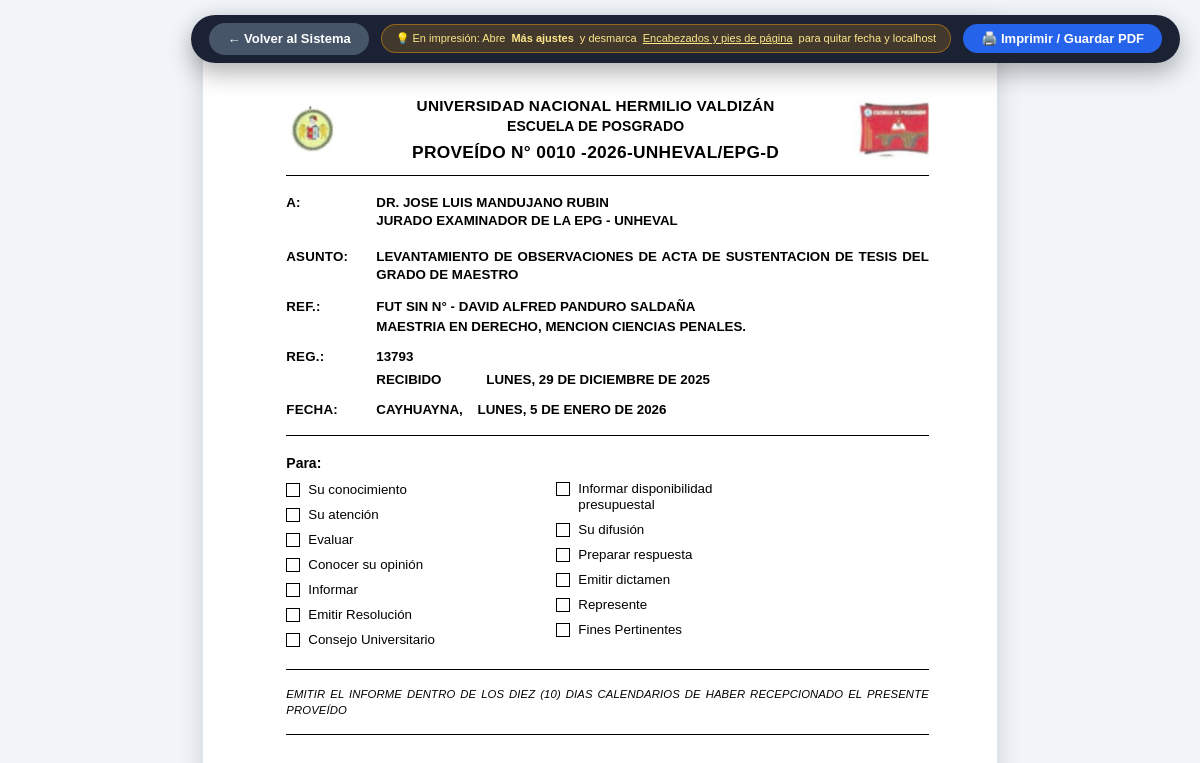
The page /imprimir/proveido/10 on the database its author committed.
### tables this page shows
CREATE TABLE proveidos (
        id INTEGER PRIMARY KEY AUTOINCREMENT,
        numero INTEGER NOT NULL UNIQUE,
        codigo_formateado TEXT NOT NULL,
        anio INTEGER NOT NULL DEFAULT 2026,
        sufijo TEXT NOT NULL DEFAULT '-2026-UNHEVAL/EPG-D',
        tipo TEXT NOT NULL DEFAULT 'SIMPLE',
        destinatarios TEXT NOT NULL,
        destinatario_principal TEXT,
        cargo_principal TEXT,
        asunto TEXT NOT NULL,
        referencia TEXT,
        remitente_ref TEXT,
        registro TEXT,
        fecha_recibido TEXT,
        fecha_emision TEXT,
        lugar_emision TEXT DEFAULT 'Cayhuayna',
        disposicion TEXT,
        check_opciones TEXT,
        dni TEXT,
        titulo_art TEXT,
        estado TEXT DEFAULT 'EMITIDO',
        created_at TIMESTAMP DEFAULT CURRENT_TIMESTAMP,
        updated_at TIMESTAMP DEFAULT CURRENT_TIMESTAMP
    , impreso INTEGER DEFAULT 0, veces_impreso INTEGER DEFAULT 0, fecha_impresion TEXT, eliminado INTEGER DEFAULT 0, fecha_eliminacion TEXT);

### app.py (the view)
@app.route('/imprimir/proveido/<int:pid>')
def imprimir_proveido(pid):
    p = db.get_proveido_by_id(pid)
    if not p:
        return "Proveído no encontrado", 404
    p['fecha_emision_oficial'] = format_fecha_oficial(p.get('fecha_emision'))
    p['fecha_recibido_oficial'] = format_fecha_oficial(p.get('fecha_recibido'))
    cfg = db.get_all_config()
    return render_template('print_proveido.html', proveido=p, config=cfg)

### app.py (called while the page is built)
def format_fecha_oficial(fecha_str):
    if not fecha_str:
        return ""
    try:
        dt = datetime.datetime.strptime(fecha_str[:10], '%Y-%m-%d')
        dia_nom = DIAS_SEMANA[dt.weekday()]
        mes_nom = MESES_PERU[dt.month]
        return f"{dia_nom}, {dt.day} de {mes_nom} de {dt.year}"
    except:
        return fecha_str

### database.py (called while the page is built)
def get_db_path():
    if os.environ.get('VERCEL'):
        import shutil
        target = '/tmp/proveidos.db'
        if not os.path.exists(target) and os.path.exists(ORIGINAL_DB):
            shutil.copy2(ORIGINAL_DB, target)
        return target
    return ORIGINAL_DB

def get_db():
    conn = sqlite3.connect(get_db_path())
    conn.row_factory = sqlite3.Row
    return conn

def get_all_config():
    defaults = {
        'anio_activo': '2026',
        'institucion': 'UNIVERSIDAD NACIONAL HERMILIO VALDIZÁN',
        'dependencia': 'ESCUELA DE POSGRADO',
        'lugar_defecto': 'Cayhuayna',
        'sufijo_defecto': '-2026-UNHEVAL/EPG-D',
        'margen_top': '20',
        'margen_left': '22',
        'margen_right': '18',
        'margen_bottom': '18',
        'altura_firma': '140',
        'directora_nombre': 'Dra. Digna Amabilia Manrique de Lara Suarez',
        'directora_cargo': 'DIRECTORA'
    }
    with get_db() as conn:
        rows = conn.execute("SELECT clave, valor FROM configuracion").fetchall()
        for r in rows:
            defaults[r['clave']] = r['valor']
    return defaults

def get_proveido_by_id(proveido_id):
    with get_db() as conn:
        row = conn.execute("SELECT * FROM proveidos WHERE id = ?", (proveido_id,)).fetchone()
        if not row:
            return None
        d = dict(row)
        try:
            d['destinatarios'] = json.loads(d['destinatarios'])
        except:
            d['destinatarios'] = [{"nombre": d.get('destinatario_principal', ''), "cargo": d.get('cargo_principal', '')}]
        try:
            d['check_opciones'] = json.loads(d.get('check_opciones') or '[]')
        except:
            d['check_opciones'] = []
        d['veces_impreso'] = d.get('veces_impreso') or 0
        d['impreso'] = 1 if d.get('impreso') else 0
        return d

### templates/print_proveido.html (shortened to what this page needs)
<!DOCTYPE html>
<html lang="es">
<head>
</head>
<body>
    <div class="floating-bar no-print">
        <a href="/" class="btn btn-secondary">
            ← Volver al Sistema
        </a>
        <div class="tip-impresion">
            💡 En impresión: Abre <b>Más ajustes</b> y desmarca <u>Encabezados y pies de página</u> para quitar fecha y localhost
        </div>
        <button onclick="mandarImprimir()" class="btn">
            🖨️ Imprimir / Guardar PDF
        </button>
    </div>
    <div class="page-container">
        <div class="doc-header">
            <img src="/static/img/escudo_unheval_circulo.png" alt="UNHEVAL" class="header-logo-left">
            <div class="header-center">
                <div class="univ-title">UNIVERSIDAD NACIONAL HERMILIO VALDIZÁN</div>
                <div class="posgrado-title">ESCUELA DE POSGRADO</div>
                <div class="proveido-num-title">
                    PROVEÍDO N° {{ proveido.codigo_formateado }} {{ proveido.sufijo }}
                </div>
            </div>
            <img src="/static/img/banner_posgrado.png" alt="POSGRADO" class="header-logo-right">
        </div>
        <hr class="hr-separator">
        <table class="data-table">
            <tr>
                <td class="col-tag">A:</td>
                <td class="col-val">
                    {% for d in proveido.destinatarios %}
                        <div class="text-bold-upper">{{ d.nombre }}</div>
                        {% if d.cargo %}
                            <div class="text-bold-upper" style="margin-bottom: 2px;">{{ d.cargo }}</div>
                        {% endif %}
                    {% endfor %}
                </td>
            </tr>
            <tr>
                <td class="col-tag" style="padding-top: 12px;">ASUNTO:</td>
                <td class="col-val text-bold-upper" style="padding-top: 12px; text-align: justify;">
                    {{ proveido.asunto }}
                </td>
            </tr>
            <tr>
                <td class="col-tag" style="padding-top: 10px;">REF.:</td>
                <td class="col-val text-bold-upper" style="padding-top: 10px;">
                    <div>{{ proveido.referencia }}</div>
                    {% if proveido.remitente_ref %}
                        <div style="margin-top: 2px;">{{ proveido.remitente_ref }}</div>
                    {% endif %}
                </td>
            </tr>
            <tr>
                <td class="col-tag" style="padding-top: 8px;">REG.:</td>
                <td class="col-val text-bold-upper" style="padding-top: 8px;">
                    <div>{{ proveido.registro }}</div>
                    {% if proveido.fecha_recibido_oficial %}
                    <div style="margin-top: 5px; display: flex; align-items: baseline; gap: 35px;">
                        <span style="font-weight: 800; min-width: 75px;">RECIBIDO</span>
                        <span>{{ proveido.fecha_recibido_oficial }}</span>
                    </div>
                    {% endif %}
                </td>
            </tr>
            <tr>
                <td class="col-tag" style="padding-top: 8px;">FECHA:</td>
                <td class="col-val text-bold-upper" style="padding-top: 8px;">
                    Cayhuayna,&nbsp;&nbsp;&nbsp;&nbsp;{{ proveido.fecha_emision_oficial or proveido.fecha_emision }}
                </td>
            </tr>
        </table>
        <hr class="hr-section">
        <div class="checklist-container">
            <div class="para-label">Para:</div>
            <div class="checklist-grid">
                <div class="chk-col">
                    <div class="chk-row">
                        <span class="chk-box {{ 'checked' if 'su_conocimiento' in proveido.check_opciones else '' }}">
                        </span>
                        <span>Su conocimiento</span>
                    </div>
                    <div class="chk-row">
                        <span class="chk-box {{ 'checked' if 'su_atencion' in proveido.check_opciones else '' }}">
                        </span>
                        <span>Su atención</span>
                    </div>
                    <div class="chk-row">
                        <span class="chk-box {{ 'checked' if 'evaluar' in proveido.check_opciones else '' }}">
                        </span>
                        <span>Evaluar</span>
                    </div>
                    <div class="chk-row">
                        <span class="chk-box {{ 'checked' if 'conocer_opinion' in proveido.check_opciones else '' }}">
                        </span>
                        <span>Conocer su opinión</span>
                    </div>
                    <div class="chk-row">
                        <span class="chk-box {{ 'checked' if 'informar' in proveido.check_opciones else '' }}">
                        </span>
                        <span>Informar</span>
                    </div>
                    <div class="chk-row">
                        <span class="chk-box {{ 'checked' if 'emitir_resolucion' in proveido.check_opciones else '' }}">
                        </span>
                        <span>Emitir Resolución</span>
                    </div>
                    <div class="chk-row">
                        <span class="chk-box {{ 'checked' if 'consejo_universitario' in proveido.check_opciones else '' }}">
                        </span>
                        <span>Consejo Universitario</span>
                    </div>
                </div>
                <div class="chk-col">
                    <div class="chk-row" style="align-items: flex-start;">
                        <span class="chk-box {{ 'checked' if 'informar_presupuesto' in proveido.check_opciones else '' }}" style="margin-top: 1px;">
                        </span>
                        <span style="line-height: 1.25;">Informar disponibilidad<br>presupuestal</span>
                    </div>
                    <div class="chk-row">
                        <span class="chk-box {{ 'checked' if 'su_difusion' in proveido.check_opciones else '' }}">
                        </span>
                        <span>Su difusión</span>
                    </div>
                    <div class="chk-row">
                        <span class="chk-box {{ 'checked' if 'preparar_respuesta' in proveido.check_opciones else '' }}">
                        </span>
                        <span>Preparar respuesta</span>
                    </div>
                    <div class="chk-row">
                        <span class="chk-box {{ 'checked' if 'emitir_dictamen' in proveido.check_opciones else '' }}">
                        </span>
                        <span>Emitir dictamen</span>
                    </div>
                    <div class="chk-row">
                        <span class="chk-box {{ 'checked' if 'represente' in proveido.check_opciones else '' }}">
                        </span>
                        <span>Represente</span>
                    </div>
                    <div class="chk-row">
                        <span class="chk-box {{ 'checked' if 'fines_pertinentes' in proveido.check_opciones else '' }}">
                        </span>
                        <span>Fines Pertinentes</span>
                    </div>
                </div>
            </div>
        </div>
        <hr class="hr-section">
        <div class="disposicion-area">
            {{ proveido.disposicion }}
        </div>
        <hr class="hr-section">
        <div class="espacio-firma-digital"></div>
    </div>
</body>
</html>

### rows shown on the page
proveidos: codigo_formateado "0010", sufijo "-2026-UNHEVAL/EPG-D", nombre "DR. JOSE LUIS MANDUJANO RUBIN", cargo "JURADO EXAMINADOR DE LA EPG - UNHEVAL", asunto "LEVANTAMIENTO DE OBSERVACIONES DE ACTA DE SUSTENTACION DE TESIS DEL GRADO DE MAESTRO", referencia "FUT SIN N° - DAVID ALFRED PANDURO SALDAÑA", remitente_ref "MAESTRIA EN DERECHO, MENCION CIENCIAS PENALES.", registro "13793", disposicion "EMITIR EL INFORME DENTRO DE LOS DIEZ (10) DIAS CALENDARIOS DE HABER RECEPCIONADO EL PRESENTE PROVEÍDO"

### other values the page prints
{{ proveido.fecha_recibido_oficial }} "LUNES, 29 DE DICIEMBRE DE 2025"
{{ proveido.fecha_emision_oficial or proveido.fecha_emision }} "LUNES, 5 DE ENERO DE 2026"
